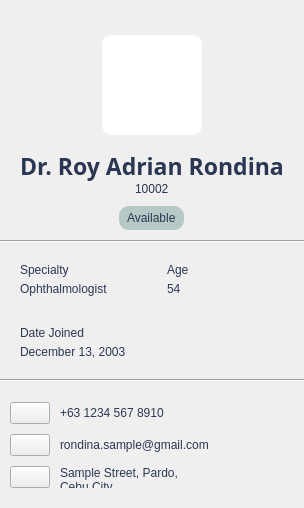
              <widget class="QWidget" name="DoctorDetails" native="true">
               <property name="sizePolicy">
                <sizepolicy hsizetype="Preferred" vsizetype="Expanding">
                 <horstretch>0</horstretch>
                 <verstretch>0</verstretch>
                </sizepolicy>
               </property>
               <property name="styleSheet">
                <string notr="true">QLabel {
	font: 10pt &quot;Lexend&quot;;
	color: #2B3752;
}
#DoctorDetails {
	background-color: #F4F7ED;
	border: 2px solid #2E6E65;
	border-radius: 15px;
}
Line {
	background-color: #2E6E65;
	max-height: 2px;
}
QGraphicsView {
    border-radius: 10px;
    background: white;
}
#DocID, #DocSpecialty, #DocAge, #DocAbout, #DocContact, #DocEmail, #DocAddress {
	font: 500 13pt &quot;Lexend&quot;;
}
#DocName {
	font: 700 17pt &quot;Lexend&quot;;
}
#DocAvailability {
	font: 12pt &quot;Lexend&quot;;
	background-color: rgba(46, 110, 101, 0.3);
	padding: 5px 5px;
	border-radius: 10px;
	margin-top: 10px;
}
</string>
               </property>
               <layout class="QVBoxLayout" name="verticalLayout_6">
                <property name="spacing">
                 <number>10</number>
                </property>
                <property name="leftMargin">
                 <number>0</number>
                </property>
                <property name="topMargin">
                 <number>0</number>
                </property>
                <property name="rightMargin">
                 <number>0</number>
                </property>
                <property name="bottomMargin">
                 <number>0</number>
                </property>
                <item>
                 <widget class="QWidget" name="Basics" native="true">
                  <layout class="QVBoxLayout" name="verticalLayout_7">
                   <property name="spacing">
                    <number>15</number>
                   </property>
                   <property name="leftMargin">
                    <number>20</number>
                   </property>
                   <property name="topMargin">
                    <number>35</number>
                   </property>
                   <property name="rightMargin">
                    <number>20</number>
                   </property>
                   <property name="bottomMargin">
                    <number>0</number>
                   </property>
                   <item alignment="Qt::AlignHCenter">
                    <widget class="QGraphicsView" name="DocProfile">
                     <property name="enabled">
                      <bool>true</bool>
                     </property>
                     <property name="sizePolicy">
                      <sizepolicy hsizetype="Fixed" vsizetype="Fixed">
                       <horstretch>0</horstretch>
                       <verstretch>0</verstretch>
                      </sizepolicy>
                     </property>
                     <property name="minimumSize">
                      <size>
                       <width>100</width>
                       <height>100</height>
                      </size>
                     </property>
                     <property name="maximumSize">
                      <size>
                       <width>100</width>
                       <height>100</height>
                      </size>
                     </property>
                    </widget>
                   </item>
                   <item>
                    <widget class="QWidget" name="widget_14" native="true">
                     <layout class="QVBoxLayout" name="verticalLayout_13">
                      <property name="spacing">
                       <number>0</number>
                      </property>
                      <property name="leftMargin">
                       <number>0</number>
                      </property>
                      <property name="topMargin">
                       <number>0</number>
                      </property>
                      <property name="rightMargin">
                       <number>0</number>
                      </property>
                      <property name="bottomMargin">
                       <number>0</number>
                      </property>
                      <item alignment="Qt::AlignHCenter">
                       <widget class="QLabel" name="DocName">
                        <property name="font">
                         <font>
                          <family>Lexend</family>
                          <pointsize>17</pointsize>
                          <italic>false</italic>
                          <bold>true</bold>
                         </font>
                        </property>
                        <property name="text">
                         <string>Dr. Roy Adrian Rondina</string>
                        </property>
                        <property name="alignment">
                         <set>Qt::AlignCenter</set>
                        </property>
                       </widget>
                      </item>
                      <item alignment="Qt::AlignHCenter">
                       <widget class="QLabel" name="DocID">
                        <property name="text">
                         <string>10002</string>
                        </property>
                        <property name="alignment">
                         <set>Qt::AlignLeading</set>
                        </property>
                       </widget>
                      </item>
                      <item alignment="Qt::AlignHCenter">
                       <widget class="QLabel" name="DocAvailability">
                        <property name="text">
                         <string>Available</string>
                        </property>
                        <property name="alignment">
                         <set>Qt::AlignLeading</set>
                        </property>
                       </widget>
                      </item>
                     </layout>
                    </widget>
                   </item>
                  </layout>
                 </widget>
                </item>
                <item>
                 <widget class="Line" name="line">
                  <property name="enabled">
                   <bool>true</bool>
                  </property>
                  <property name="minimumSize">
                   <size>
                    <width>0</width>
                    <height>0</height>
                   </size>
                  </property>
                  <property name="orientation">
                   <enum>Qt::Horizontal</enum>
                  </property>
                 </widget>
                </item>
                <item alignment="Qt::AlignTop">
                 <widget class="QWidget" name="GenInfo" native="true">
                  <property name="sizePolicy">
                   <sizepolicy hsizetype="Preferred" vsizetype="Preferred">
                    <horstretch>0</horstretch>
                    <verstretch>0</verstretch>
                   </sizepolicy>
                  </property>
                  <layout class="QVBoxLayout" name="verticalLayout_8">
                   <property name="spacing">
                    <number>30</number>
                   </property>
                   <property name="leftMargin">
                    <number>20</number>
                   </property>
                   <property name="topMargin">
                    <number>10</number>
                   </property>
                   <property name="rightMargin">
                    <number>20</number>
                   </property>
                   <property name="bottomMargin">
                    <number>10</number>
                   </property>
                   <item alignment="Qt::AlignTop">
                    <widget class="QWidget" name="widget_8" native="true">
                     <layout class="QHBoxLayout" name="horizontalLayout_5">
                      <property name="spacing">
                       <number>30</number>
                      </property>
                      <property name="leftMargin">
                       <number>0</number>
                      </property>
                      <property name="topMargin">
                       <number>0</number>
                      </property>
                      <property name="rightMargin">
                       <number>0</number>
                      </property>
                      <property name="bottomMargin">
                       <number>0</number>
                      </property>
                      <item>
                       <widget class="QWidget" name="widget_9" native="true">
                        <layout class="QVBoxLayout" name="verticalLayout_10">
                         <property name="spacing">
                          <number>5</number>
                         </property>
                         <property name="leftMargin">
                          <number>0</number>
                         </property>
                         <property name="topMargin">
                          <number>0</number>
                         </property>
                         <property name="rightMargin">
                          <number>0</number>
                         </property>
                         <property name="bottomMargin">
                          <number>0</number>
                         </property>
                         <item>
                          <widget class="QLabel" name="label">
                           <property name="text">
                            <string>Specialty</string>
                           </property>
                          </widget>
                         </item>
                         <item>
                          <widget class="QLabel" name="DocSpecialty">
                           <property name="text">
                            <string>Ophthalmologist</string>
                           </property>
                          </widget>
                         </item>
                        </layout>
                       </widget>
                      </item>
                      <item>
                       <widget class="QWidget" name="widget_10" native="true">
                        <layout class="QVBoxLayout" name="verticalLayout_9">
                         <property name="spacing">
                          <number>5</number>
                         </property>
                         <property name="leftMargin">
                          <number>0</number>
                         </property>
                         <property name="topMargin">
                          <number>0</number>
                         </property>
                         <property name="rightMargin">
                          <number>0</number>
                         </property>
                         <property name="bottomMargin">
                          <number>0</number>
                         </property>
                         <item>
                          <widget class="QLabel" name="label_3">
                           <property name="text">
                            <string>Age</string>
                           </property>
                          </widget>
                         </item>
                         <item>
                          <widget class="QLabel" name="DocAge">
                           <property name="text">
                            <string>54</string>
                           </property>
                          </widget>
                         </item>
                        </layout>
                       </widget>
                      </item>
                     </layout>
                    </widget>
                   </item>
                   <item alignment="Qt::AlignTop">
                    <widget class="QWidget" name="widget_2" native="true">
                     <layout class="QVBoxLayout" name="verticalLayout_11">
                      <property name="spacing">
                       <number>5</number>
                      </property>
                      <property name="leftMargin">
                       <number>0</number>
                      </property>
                      <property name="topMargin">
                       <number>0</number>
                      </property>
                      <property name="rightMargin">
                       <number>0</number>
                      </property>
                      <property name="bottomMargin">
                       <number>0</number>
                      </property>
                      <item alignment="Qt::AlignTop">
                       <widget class="QLabel" name="label_5">
                        <property name="text">
                         <string>Date Joined</string>
                        </property>
                       </widget>
                      </item>
                      <item>
                       <widget class="QLabel" name="DocAbout">
                        <property name="sizePolicy">
                         <sizepolicy hsizetype="Preferred" vsizetype="Preferred">
                          <horstretch>0</horstretch>
                          <verstretch>0</verstretch>
                         </sizepolicy>
                        </property>
                        <property name="text">
                         <string>December 13, 2003</string>
                        </property>
                       </widget>
                      </item>
                     </layout>
                    </widget>
                   </item>
                  </layout>
                 </widget>
                </item>
                <item>
                 <widget class="Line" name="line_2">
                  <property name="orientation">
                   <enum>Qt::Horizontal</enum>
                  </property>
                 </widget>
                </item>
                <item>
                 <widget class="QWidget" name="Contacts" native="true">
                  <property name="sizePolicy">
                   <sizepolicy hsizetype="Expanding" vsizetype="Preferred">
                    <horstretch>0</horstretch>
                    <verstretch>0</verstretch>
                   </sizepolicy>
                  </property>
                  <layout class="QVBoxLayout" name="verticalLayout_12">
                   <property name="spacing">
                    <number>10</number>
                   </property>
                   <property name="leftMargin">
                    <number>10</number>
                   </property>
                   <property name="topMargin">
                    <number>10</number>
                   </property>
                   <property name="rightMargin">
                    <number>10</number>
                   </property>
                   <property name="bottomMargin">
                    <number>20</number>
                   </property>
                   <item alignment="Qt::AlignTop">
                    <widget class="QWidget" name="widget_11" native="true">
                     <property name="sizePolicy">
                      <sizepolicy hsizetype="Expanding" vsizetype="Preferred">
                       <horstretch>0</horstretch>
                       <verstretch>0</verstretch>
                      </sizepolicy>
                     </property>
                     <layout class="QHBoxLayout" name="horizontalLayout_6">
                      <property name="spacing">
                       <number>10</number>
                      </property>
                      <property name="leftMargin">
                       <number>0</number>
                      </property>
                      <property name="topMargin">
                       <number>0</number>
                      </property>
                      <property name="rightMargin">
                       <number>0</number>
                      </property>
                      <property name="bottomMargin">
                       <number>0</number>
                      </property>
                      <item alignment="Qt::AlignLeft">
                       <widget class="QPushButton" name="pushButton">
                        <property name="text">
                         <string/>
                        </property>
                        <property name="icon">
                         <iconset resource="resources.qrc">
                          <normaloff>:/lucide/icons/phone.svg</normaloff>:/lucide/icons/phone.svg</iconset>
                        </property>
                        <property name="iconSize">
                         <size>
                          <width>30</width>
                          <height>30</height>
                         </size>
                        </property>
                       </widget>
                      </item>
                      <item alignment="Qt::AlignVCenter">
                       <widget class="QLabel" name="DocContact">
                        <property name="sizePolicy">
                         <sizepolicy hsizetype="Expanding" vsizetype="Preferred">
                          <horstretch>0</horstretch>
                          <verstretch>0</verstretch>
                         </sizepolicy>
                        </property>
                        <property name="text">
                         <string>+63 1234 567 8910</string>
                        </property>
                        <property name="alignment">
                         <set>Qt::AlignLeading</set>
                        </property>
                       </widget>
                      </item>
                     </layout>
                    </widget>
                   </item>
                   <item alignment="Qt::AlignLeft|Qt::AlignTop">
                    <widget class="QWidget" name="widget_12" native="true">
                     <property name="sizePolicy">
                      <sizepolicy hsizetype="Expanding" vsizetype="Preferred">
                       <horstretch>0</horstretch>
                       <verstretch>0</verstretch>
                      </sizepolicy>
                     </property>
                     <layout class="QHBoxLayout" name="horizontalLayout_7">
                      <property name="spacing">
                       <number>10</number>
                      </property>
                      <property name="leftMargin">
                       <number>0</number>
                      </property>
                      <property name="topMargin">
                       <number>0</number>
                      </property>
                      <property name="rightMargin">
                       <number>0</number>
                      </property>
                      <property name="bottomMargin">
                       <number>0</number>
                      </property>
                      <item alignment="Qt::AlignLeft">
                       <widget class="QPushButton" name="pushButton_2">
                        <property name="text">
                         <string/>
                        </property>
                        <property name="icon">
                         <iconset resource="resources.qrc">
                          <normaloff>:/lucide/icons/mail.svg</normaloff>:/lucide/icons/mail.svg</iconset>
                        </property>
                        <property name="iconSize">
                         <size>
                          <width>30</width>
                          <height>30</height>
                         </size>
                        </property>
                       </widget>
                      </item>
                      <item alignment="Qt::AlignVCenter">
                       <widget class="QLabel" name="DocEmail">
                        <property name="sizePolicy">
                         <sizepolicy hsizetype="Expanding" vsizetype="Preferred">
                          <horstretch>0</horstretch>
                          <verstretch>0</verstretch>
                         </sizepolicy>
                        </property>
                        <property name="text">
                         <string>rondina.sample@gmail.com</string>
                        </property>
                        <property name="alignment">
                         <set>Qt::AlignLeading</set>
                        </property>
                        <property name="wordWrap">
                         <bool>true</bool>
                        </property>
                       </widget>
                      </item>
                     </layout>
                    </widget>
                   </item>
                   <item alignment="Qt::AlignLeft|Qt::AlignTop">
                    <widget class="QWidget" name="widget_13" native="true">
                     <property name="sizePolicy">
                      <sizepolicy hsizetype="Expanding" vsizetype="Preferred">
                       <horstretch>0</horstretch>
                       <verstretch>0</verstretch>
                      </sizepolicy>
                     </property>
                     <layout class="QHBoxLayout" name="horizontalLayout_8">
                      <property name="spacing">
                       <number>10</number>
                      </property>
                      <property name="leftMargin">
                       <number>0</number>
                      </property>
                      <property name="topMargin">
                       <number>0</number>
                      </property>
                      <property name="rightMargin">
                       <number>0</number>
                      </property>
                      <property name="bottomMargin">
                       <number>0</number>
                      </property>
                      <item alignment="Qt::AlignLeft">
                       <widget class="QPushButton" name="pushButton_3">
                        <property name="text">
                         <string/>
                        </property>
                        <property name="icon">
                         <iconset resource="resources.qrc">
                          <normaloff>:/lucide/icons/house.svg</normaloff>:/lucide/icons/house.svg</iconset>
                        </property>
                        <property name="iconSize">
                         <size>
                          <width>30</width>
                          <height>30</height>
                         </size>
                        </property>
                       </widget>
                      </item>
                      <item alignment="Qt::AlignVCenter">
                       <widget class="QLabel" name="DocAddress">
                        <property name="sizePolicy">
                         <sizepolicy hsizetype="Expanding" vsizetype="Preferred">
                          <horstretch>0</horstretch>
                          <verstretch>0</verstretch>
                         </sizepolicy>
                        </property>
                        <property name="text">
                         <string>Sample Street, Pardo, Cebu City</string>
                        </property>
                        <property name="alignment">
                         <set>Qt::AlignLeading</set>
                        </property>
                        <property name="wordWrap">
                         <bool>true</bool>
                        </property>
                       </widget>
                      </item>
                     </layout>
                    </widget>
                   </item>
                  </layout>
                 </widget>
                </item>
               </layout>
              </widget>
